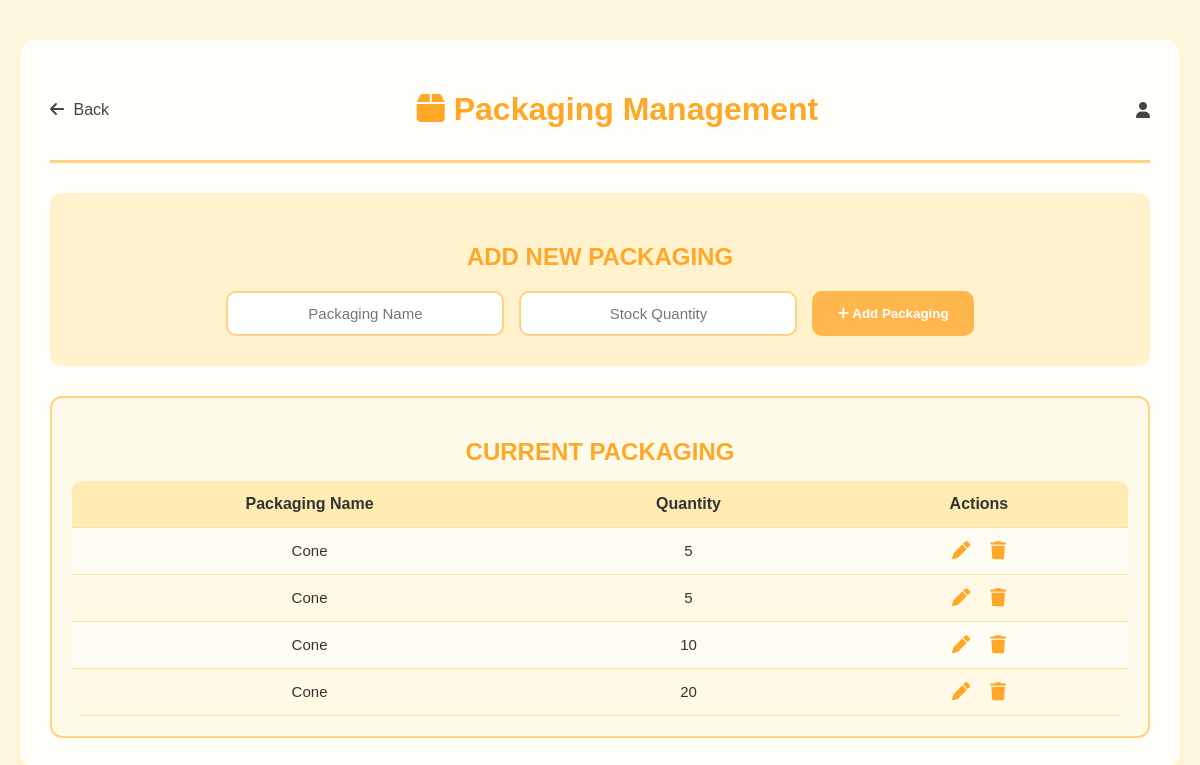
/packaging/, run on an earlier commit of the app's database.
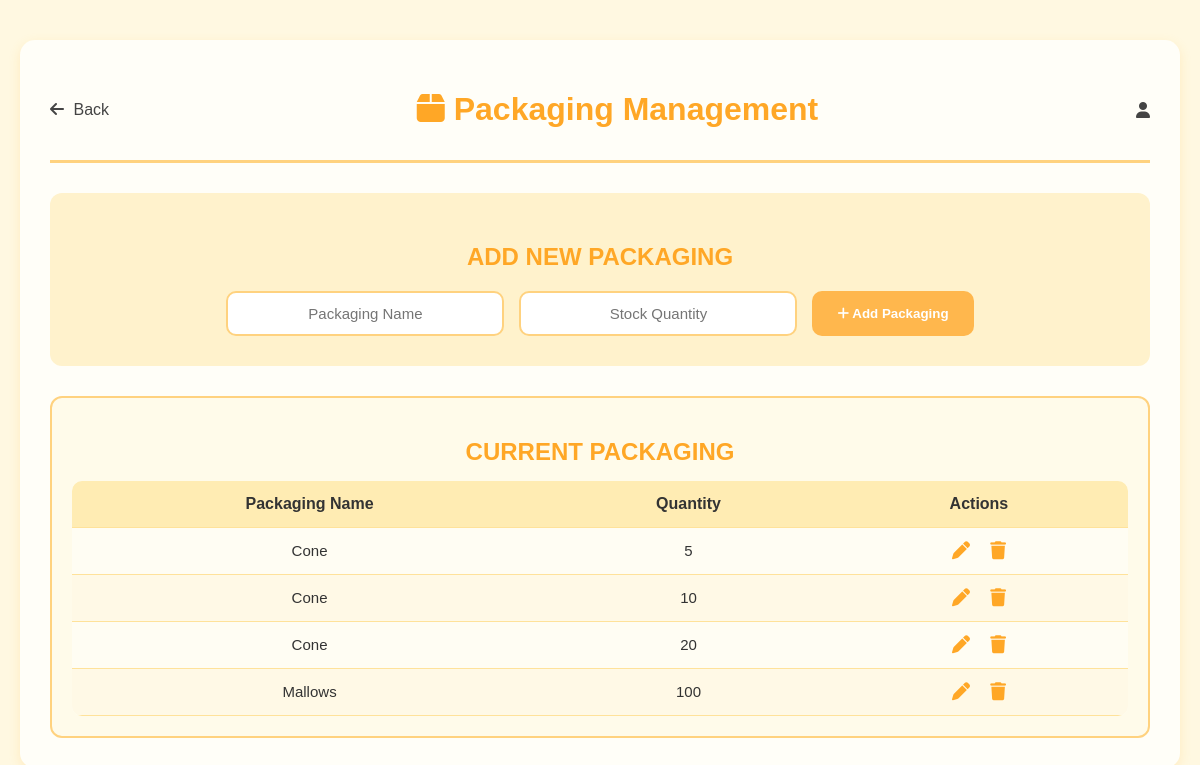
And on a later commit of the database.
### dashboard/models.py (models this page shows, shortened)
class Packaging(models.Model):
    name = models.CharField(max_length=100)
    quantity = models.PositiveIntegerField(default=0)

### dashboard/views.py (the view, shortened to what this page needs)
# urls.py: path('packaging/', views.add_packaging, name='packaging'),
def add_packaging(request):
    packaging_list = Packaging.objects.all().order_by('name')
    packaging_to_edit = None
    if 'edit' in request.GET:
        packaging_to_edit = get_object_or_404(Packaging, id=request.GET['edit'])
    return render(request, 'dashboard/packaging.html', {
        'packaging_list': packaging_list,
        'packaging_to_edit': packaging_to_edit
    })

### dashboard/templates/dashboard/packaging.html (shortened to what this page needs)
{% load static %}
<!DOCTYPE html>
<html lang="en">
<head>
  <link rel="stylesheet" href="{% static 'css/packaging.css' %}">
  <link rel="stylesheet" href="https://cdnjs.cloudflare.com/ajax/libs/font-awesome/6.5.0/css/all.min.css">
</head>
<body>
  <div class="container">
    <header class="header">
      <a href="{% url 'home' %}" class="back-btn">
        <i class="fa-solid fa-arrow-left"></i> Back
      </a>
      <h1><i class="fa-solid fa-box"></i> Packaging Management</h1>
      <div class="admin-profile">
        <i class="fa-solid fa-user"></i>
      </div>
    </header>
    <section class="add-form">
      <h2>ADD NEW PACKAGING</h2>
      <form method="POST" action="{% url 'add_packaging' %}">
        <input type="text" name="name" placeholder="Packaging Name" required>
        <input type="number" name="quantity" placeholder="Stock Quantity" required>
        <button type="submit" class="add-btn">
            <i class="fa-solid fa-plus"></i> Add Packaging
        </button>
      </form>
    </section>
    <section class="flavor-list">
      <h2>CURRENT PACKAGING</h2>
      <table>
        <thead>
          <tr>
            <th>Packaging Name</th>
            <th>Quantity</th>
            <th>Actions</th>
          </tr>
        </thead>
        <tbody>
          {% for pack in packaging_list %}
            <tr>
              {% if packaging_to_edit and packaging_to_edit.id == pack.id %}
                <form method="POST" action="{% url 'packaging' %}" class="inline-edit-form">
                  {% csrf_token %}
                  <td><input type="text" name="name" value="{{ pack.name }}"></td>
                  <td><input type="number" name="quantity" value="{{ pack.quantity }}"></td>
                  <td class="actions">
                    <button type="submit" name="action" value="update_packaging">Save</button>
                    <a href="{% url 'packaging' %}" class="cancel-btn">Cancel</a>
                    <input type="hidden" name="packaging_id" value="{{ pack.id }}">
                  </td>
                </form>
              {% else %}
                <td>{{ pack.name }}</td>
                <td>{{ pack.quantity }}</td>
                <td class="actions">
                  <a href="{% url 'packaging' %}?edit={{ pack.id }}" title="Edit">
                    <i class="fa-solid fa-pen"></i>
                  </a>
                  <a href="{% url 'delete_packaging' pack.id %}"
                     onclick="return confirm('Are you sure you want to delete {{ pack.name }}?')"
                     title="Delete">
                    <i class="fa-solid fa-trash"></i>
                  </a>
                </td>
              {% endif %}
            </tr>
          {% empty %}
            <tr>
              <td colspan="5" class="no-data">No packaging found.</td>
            </tr>
          {% endfor %}
        </tbody>
      </table>
    </section>
  </div>
</body>
</html>

What changed in the data, as far as the page shows it:
removed Packaging: name "Cone", quantity "5"
added Packaging: name "Mallows", quantity "100"
